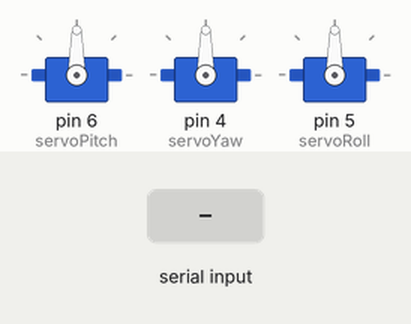
Bench run of a sketch on a simulated Arduino Uno, built with avr-gcc and run on an emulated ATmega328P. On the bench: 3 × servo. The inputs (shaded band) are chosen by the test bench.

Above: at 1.2 s.
1.3 s: "90,45,200\n" received over Serial
At 2.3 s:
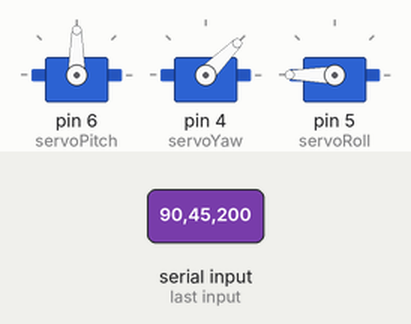
2.8 s: "30,150,10\n" received over Serial
At 3.4 s:
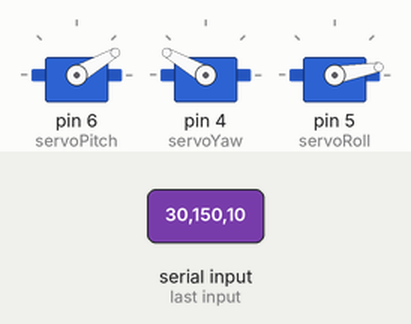
4.3 s: "1,90,45\n" received over Serial
At 5.7 s:
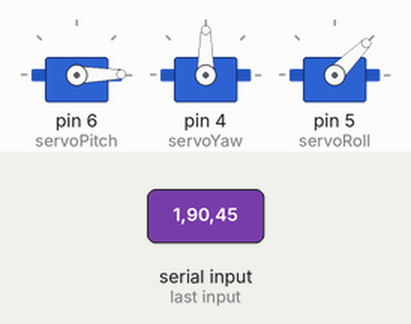
Timing chart, 0 to 7.3 s (numbered marks = the images above; inputs shaded):
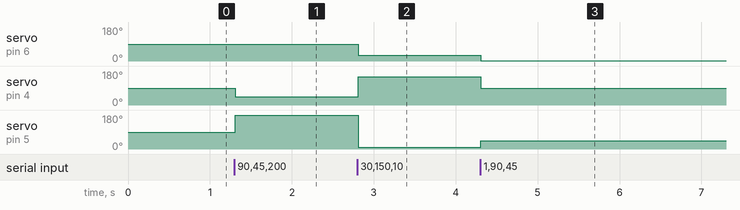

The sketch:

codigo_IMU_arduino_v3.ino
```cpp
#include <Servo.h>

Servo servoPitch;  // sobe/desce braço
Servo servoYaw;    // gira base
Servo servoRoll;   // movimento frente/trás (eixo X)

void setup() {
  Serial.begin(9600);
  servoPitch.attach(6);  // pino servo pitch
  servoYaw.attach(4);    // pino servo yaw
  servoRoll.attach(5);   // pino servo roll (frente/trás no eixo X)
}

void loop() {
  if (Serial.available()) {
    String input = Serial.readStringUntil('\n');

    // Parse for three values (pitch, yaw, roll)
    int firstComma = input.indexOf(',');
    int secondComma = input.indexOf(',', firstComma + 1);

    if (firstComma > 0 && secondComma > 0) {
      int pitch = input.substring(0, firstComma).toInt();
      int yaw = input.substring(firstComma + 1, secondComma).toInt();
      int roll = input.substring(secondComma + 1).toInt();

      servoPitch.write(constrain(pitch, 0, 180));
      servoYaw.write(constrain(yaw, 0, 180));
      servoRoll.write(constrain(roll, 0, 180));
    }
  }
}
```

Measured:
- after the input at 1.3 s, servo on pin 4 (servoYaw): 90° → 45° at once; servo on pin 5 (servoRoll): 90° → 180° at once
- after the input at 2.8 s, servo on pin 6 (servoPitch): 90° → 30° at once; servo on pin 4 (servoYaw): 45° → 150° at once; servo on pin 5 (servoRoll): 180° → 10° at once
- after the input at 4.3 s, servo on pin 6 (servoPitch): 30° → 1° at once; servo on pin 4 (servoYaw): 150° → 90° at once; servo on pin 5 (servoRoll): 10° → 45° at once
